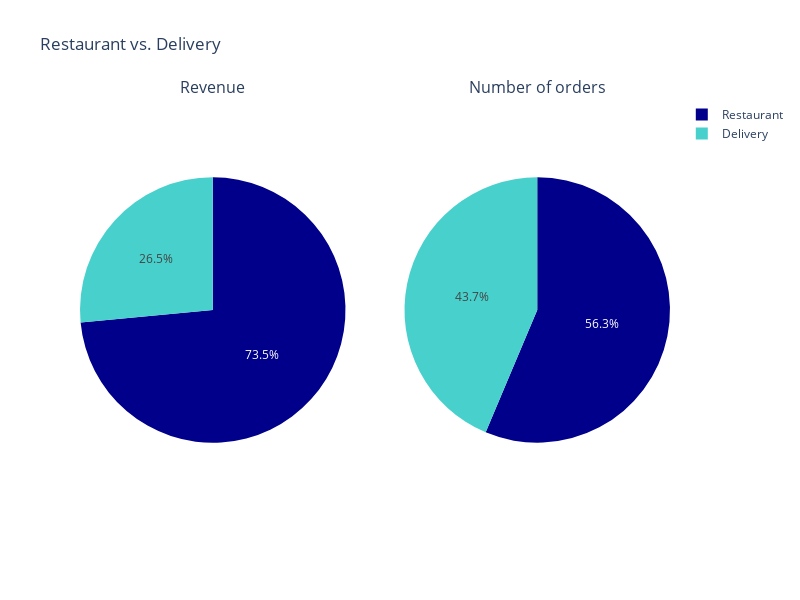

Source (notebook cell):
### Code cell
rev_in = df[df.IsDelivery == 0].TotalAmount.sum()
rev_out = df[df.IsDelivery == 1].TotalAmount.sum()

ord_in = len(df[df.IsDelivery == 0].DocNumber.unique())
ord_out = len(df[df.IsDelivery == 1].DocNumber.unique())

colors = ['darkblue', 'mediumturquoise']

fig = make_subplots(1,2, specs=[[{"type":"domain"},{"type":"domain"}]], subplot_titles=["Revenue", "Number of orders"])

fig.add_trace(go.Pie(labels=["Restaurant", "Delivery"], values=[rev_in, rev_out],marker=dict(colors=colors)),1,1)
fig.add_trace(go.Pie(values=[ord_in, ord_out],marker=dict(colors=colors),showlegend=False),1,2)

fig.update_layout(height=600, width=800, title_text="Restaurant vs. Delivery")


fig.show()

### Figure 1 — Plotly figure (JSON) as saved in the notebook; plotly's stock layout.template omitted (floating-point values rounded to 4 significant figures)
{"data": [{"domain": {"x": [0, 0.45], "y": [0, 1]}, "labels": ["Restaurant", "Delivery"], "marker": {"colors": ["darkblue", "mediumturquoise"]}, "type": "pie", "values": [607700.0, 219200.0]}, {"domain": {"x": [0.55, 1], "y": [0, 1]}, "marker": {"colors": ["darkblue", "mediumturquoise"]}, "showlegend": false, "type": "pie", "values": [6281, 4866]}], "layout": {"annotations": [{"font": {"size": 16}, "showarrow": false, "text": "Revenue", "x": 0.225, "xanchor": "center", "xref": "paper", "y": 1, "yanchor": "bottom", "yref": "paper"}, {"font": {"size": 16}, "showarrow": false, "text": "Number of orders", "x": 0.775, "xanchor": "center", "xref": "paper", "y": 1, "yanchor": "bottom", "yref": "paper"}], "height": 600, "title": {"text": "Restaurant vs. Delivery"}, "width": 800}}
